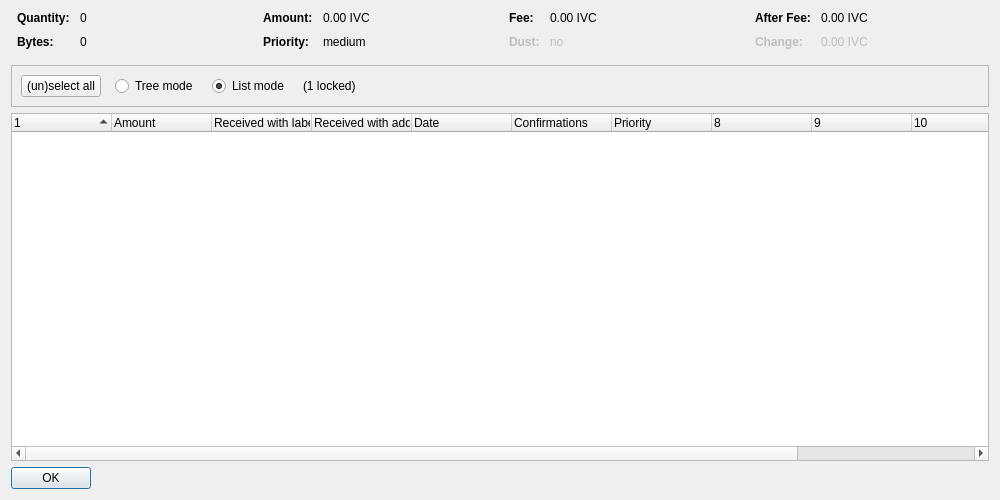
<?xml version="1.0" encoding="UTF-8"?>
<ui version="4.0">
 <class>CoinControlDialog</class>
 <widget class="QDialog" name="CoinControlDialog">
  <property name="geometry">
   <rect>
    <x>0</x>
    <y>0</y>
    <width>1000</width>
    <height>500</height>
   </rect>
  </property>
  <property name="windowTitle">
   <string>Coin Selection</string>
  </property>
  <layout class="QVBoxLayout" name="verticalLayout">
   <item>
    <layout class="QHBoxLayout" name="horizontalLayoutTop" stretch="0,0,0,0">
     <property name="topMargin">
      <number>0</number>
     </property>
     <property name="bottomMargin">
      <number>10</number>
     </property>
     <item>
      <layout class="QFormLayout" name="formLayoutCoinControl1">
       <property name="horizontalSpacing">
        <number>10</number>
       </property>
       <property name="verticalSpacing">
        <number>10</number>
       </property>
       <property name="leftMargin">
        <number>6</number>
       </property>
       <property name="rightMargin">
        <number>6</number>
       </property>
       <item row="0" column="0">
        <widget class="QLabel" name="labelCoinControlQuantityText">
         <property name="font">
          <font>
           <weight>75</weight>
           <bold>true</bold>
          </font>
         </property>
         <property name="text">
          <string>Quantity:</string>
         </property>
        </widget>
       </item>
       <item row="0" column="1">
        <widget class="QLabel" name="labelCoinControlQuantity">
         <property name="cursor">
          <cursorShape>IBeamCursor</cursorShape>
         </property>
         <property name="contextMenuPolicy">
          <enum>Qt::ActionsContextMenu</enum>
         </property>
         <property name="text">
          <string notr="true">0</string>
         </property>
         <property name="textInteractionFlags">
          <set>Qt::LinksAccessibleByMouse|Qt::TextSelectableByKeyboard|Qt::TextSelectableByMouse</set>
         </property>
        </widget>
       </item>
       <item row="1" column="0">
        <widget class="QLabel" name="labelCoinControlBytesText">
         <property name="font">
          <font>
           <weight>75</weight>
           <bold>true</bold>
          </font>
         </property>
         <property name="text">
          <string>Bytes:</string>
         </property>
        </widget>
       </item>
       <item row="1" column="1">
        <widget class="QLabel" name="labelCoinControlBytes">
         <property name="cursor">
          <cursorShape>IBeamCursor</cursorShape>
         </property>
         <property name="contextMenuPolicy">
          <enum>Qt::ActionsContextMenu</enum>
         </property>
         <property name="text">
          <string notr="true">0</string>
         </property>
         <property name="textInteractionFlags">
          <set>Qt::LinksAccessibleByMouse|Qt::TextSelectableByKeyboard|Qt::TextSelectableByMouse</set>
         </property>
        </widget>
       </item>
      </layout>
     </item>
     <item>
      <layout class="QFormLayout" name="formLayoutCoinControl2">
       <property name="horizontalSpacing">
        <number>10</number>
       </property>
       <property name="verticalSpacing">
        <number>10</number>
       </property>
       <property name="leftMargin">
        <number>6</number>
       </property>
       <property name="rightMargin">
        <number>6</number>
       </property>
       <item row="0" column="0">
        <widget class="QLabel" name="labelCoinControlAmountText">
         <property name="font">
          <font>
           <weight>75</weight>
           <bold>true</bold>
          </font>
         </property>
         <property name="text">
          <string>Amount:</string>
         </property>
        </widget>
       </item>
       <item row="0" column="1">
        <widget class="QLabel" name="labelCoinControlAmount">
         <property name="cursor">
          <cursorShape>IBeamCursor</cursorShape>
         </property>
         <property name="contextMenuPolicy">
          <enum>Qt::ActionsContextMenu</enum>
         </property>
         <property name="text">
          <string notr="true">0.00 IVC</string>
         </property>
         <property name="textInteractionFlags">
          <set>Qt::LinksAccessibleByMouse|Qt::TextSelectableByKeyboard|Qt::TextSelectableByMouse</set>
         </property>
        </widget>
       </item>
       <item row="1" column="0">
        <widget class="QLabel" name="labelCoinControlPriorityText">
         <property name="font">
          <font>
           <weight>75</weight>
           <bold>true</bold>
          </font>
         </property>
         <property name="text">
          <string>Priority:</string>
         </property>
        </widget>
       </item>
       <item row="1" column="1">
        <widget class="QLabel" name="labelCoinControlPriority">
         <property name="cursor">
          <cursorShape>IBeamCursor</cursorShape>
         </property>
         <property name="contextMenuPolicy">
          <enum>Qt::ActionsContextMenu</enum>
         </property>
         <property name="text">
          <string notr="true">medium</string>
         </property>
         <property name="textInteractionFlags">
          <set>Qt::LinksAccessibleByMouse|Qt::TextSelectableByKeyboard|Qt::TextSelectableByMouse</set>
         </property>
        </widget>
       </item>
      </layout>
     </item>
     <item>
      <layout class="QFormLayout" name="formLayoutCoinControl3">
       <property name="horizontalSpacing">
        <number>10</number>
       </property>
       <property name="verticalSpacing">
        <number>10</number>
       </property>
       <property name="leftMargin">
        <number>6</number>
       </property>
       <property name="rightMargin">
        <number>6</number>
       </property>
       <item row="0" column="0">
        <widget class="QLabel" name="labelCoinControlFeeText">
         <property name="font">
          <font>
           <weight>75</weight>
           <bold>true</bold>
          </font>
         </property>
         <property name="text">
          <string>Fee:</string>
         </property>
        </widget>
       </item>
       <item row="0" column="1">
        <widget class="QLabel" name="labelCoinControlFee">
         <property name="cursor">
          <cursorShape>IBeamCursor</cursorShape>
         </property>
         <property name="contextMenuPolicy">
          <enum>Qt::ActionsContextMenu</enum>
         </property>
         <property name="text">
          <string notr="true">0.00 IVC</string>
         </property>
         <property name="textInteractionFlags">
          <set>Qt::LinksAccessibleByMouse|Qt::TextSelectableByKeyboard|Qt::TextSelectableByMouse</set>
         </property>
        </widget>
       </item>
       <item row="1" column="0">
        <widget class="QLabel" name="labelCoinControlLowOutputText">
         <property name="enabled">
          <bool>false</bool>
         </property>
         <property name="font">
          <font>
           <weight>75</weight>
           <bold>true</bold>
          </font>
         </property>
         <property name="text">
          <string>Dust:</string>
         </property>
        </widget>
       </item>
       <item row="1" column="1">
        <widget class="QLabel" name="labelCoinControlLowOutput">
         <property name="enabled">
          <bool>false</bool>
         </property>
         <property name="cursor">
          <cursorShape>IBeamCursor</cursorShape>
         </property>
         <property name="contextMenuPolicy">
          <enum>Qt::ActionsContextMenu</enum>
         </property>
         <property name="text">
          <string notr="true">no</string>
         </property>
         <property name="textInteractionFlags">
          <set>Qt::LinksAccessibleByMouse|Qt::TextSelectableByKeyboard|Qt::TextSelectableByMouse</set>
         </property>
        </widget>
       </item>
      </layout>
     </item>
     <item>
      <layout class="QFormLayout" name="formLayoutCoinControl4">
       <property name="horizontalSpacing">
        <number>10</number>
       </property>
       <property name="verticalSpacing">
        <number>10</number>
       </property>
       <property name="leftMargin">
        <number>6</number>
       </property>
       <property name="rightMargin">
        <number>6</number>
       </property>
       <item row="0" column="0">
        <widget class="QLabel" name="labelCoinControlAfterFeeText">
         <property name="font">
          <font>
           <weight>75</weight>
           <bold>true</bold>
          </font>
         </property>
         <property name="text">
          <string>After Fee:</string>
         </property>
        </widget>
       </item>
       <item row="0" column="1">
        <widget class="QLabel" name="labelCoinControlAfterFee">
         <property name="cursor">
          <cursorShape>IBeamCursor</cursorShape>
         </property>
         <property name="contextMenuPolicy">
          <enum>Qt::ActionsContextMenu</enum>
         </property>
         <property name="text">
          <string notr="true">0.00 IVC</string>
         </property>
         <property name="textInteractionFlags">
          <set>Qt::LinksAccessibleByMouse|Qt::TextSelectableByKeyboard|Qt::TextSelectableByMouse</set>
         </property>
        </widget>
       </item>
       <item row="1" column="0">
        <widget class="QLabel" name="labelCoinControlChangeText">
         <property name="enabled">
          <bool>false</bool>
         </property>
         <property name="font">
          <font>
           <weight>75</weight>
           <bold>true</bold>
          </font>
         </property>
         <property name="text">
          <string>Change:</string>
         </property>
        </widget>
       </item>
       <item row="1" column="1">
        <widget class="QLabel" name="labelCoinControlChange">
         <property name="enabled">
          <bool>false</bool>
         </property>
         <property name="cursor">
          <cursorShape>IBeamCursor</cursorShape>
         </property>
         <property name="contextMenuPolicy">
          <enum>Qt::ActionsContextMenu</enum>
         </property>
         <property name="text">
          <string notr="true">0.00 IVC</string>
         </property>
         <property name="textInteractionFlags">
          <set>Qt::LinksAccessibleByMouse|Qt::TextSelectableByKeyboard|Qt::TextSelectableByMouse</set>
         </property>
        </widget>
       </item>
      </layout>
     </item>
    </layout>
   </item>
   <item>
    <widget class="QFrame" name="frame">
     <property name="minimumSize">
      <size>
       <width>0</width>
       <height>40</height>
      </size>
     </property>
     <property name="frameShape">
      <enum>QFrame::StyledPanel</enum>
     </property>
     <property name="frameShadow">
      <enum>QFrame::Sunken</enum>
     </property>
     <layout class="QHBoxLayout" name="horizontalLayout">
      <item>
       <layout class="QHBoxLayout" name="horizontalLayoutPanel" stretch="0,0,0,0,0">
        <property name="spacing">
         <number>14</number>
        </property>
        <item>
         <widget class="QPushButton" name="pushButtonSelectAll">
          <property name="sizePolicy">
           <sizepolicy hsizetype="Maximum" vsizetype="Fixed">
            <horstretch>0</horstretch>
            <verstretch>0</verstretch>
           </sizepolicy>
          </property>
          <property name="text">
           <string>(un)select all</string>
          </property>
          <property name="autoDefault">
           <bool>false</bool>
          </property>
         </widget>
        </item>
        <item>
         <widget class="QRadioButton" name="radioTreeMode">
          <property name="sizePolicy">
           <sizepolicy hsizetype="Maximum" vsizetype="Fixed">
            <horstretch>0</horstretch>
            <verstretch>0</verstretch>
           </sizepolicy>
          </property>
          <property name="text">
           <string>Tree mode</string>
          </property>
         </widget>
        </item>
        <item>
         <widget class="QRadioButton" name="radioListMode">
          <property name="sizePolicy">
           <sizepolicy hsizetype="Maximum" vsizetype="Fixed">
            <horstretch>0</horstretch>
            <verstretch>0</verstretch>
           </sizepolicy>
          </property>
          <property name="text">
           <string>List mode</string>
          </property>
          <property name="checked">
           <bool>true</bool>
          </property>
         </widget>
        </item>
        <item>
         <widget class="QLabel" name="labelLocked">
          <property name="text">
           <string notr="true">(1 locked)</string>
          </property>
         </widget>
        </item>
        <item>
         <spacer name="horizontalSpacer">
          <property name="orientation">
           <enum>Qt::Horizontal</enum>
          </property>
          <property name="sizeHint" stdset="0">
           <size>
            <width>40</width>
            <height>20</height>
           </size>
          </property>
         </spacer>
        </item>
       </layout>
      </item>
     </layout>
    </widget>
   </item>
   <item>
    <widget class="CoinControlTreeWidget" name="treeWidget">
     <property name="contextMenuPolicy">
      <enum>Qt::CustomContextMenu</enum>
     </property>
     <property name="sortingEnabled">
      <bool>false</bool>
     </property>
     <property name="columnCount">
      <number>12</number>
     </property>
     <attribute name="headerShowSortIndicator" stdset="0">
      <bool>true</bool>
     </attribute>
     <attribute name="headerStretchLastSection">
      <bool>false</bool>
     </attribute>
     <column>
      <property name="text">
       <string/>
      </property>
     </column>
     <column>
      <property name="text">
       <string>Amount</string>
      </property>
     </column>
     <column>
      <property name="text">
       <string>Received with label</string>
      </property>
     </column>
     <column>
      <property name="text">
       <string>Received with address</string>
      </property>
     </column>
     <column>
      <property name="text">
       <string>Date</string>
      </property>
     </column>
     <column>
      <property name="text">
       <string>Confirmations</string>
      </property>
      <property name="toolTip">
       <string>Confirmed</string>
      </property>
     </column>
     <column>
      <property name="text">
       <string>Priority</string>
      </property>
     </column>
     <column>
      <property name="text">
       <string/>
      </property>
     </column>
     <column>
      <property name="text">
       <string/>
      </property>
     </column>
     <column>
      <property name="text">
       <string/>
      </property>
     </column>
     <column>
      <property name="text">
       <string/>
      </property>
     </column>
     <column>
      <property name="text">
       <string/>
      </property>
     </column>
    </widget>
   </item>
   <item>
    <widget class="QDialogButtonBox" name="buttonBox">
     <property name="sizePolicy">
      <sizepolicy hsizetype="Maximum" vsizetype="Fixed">
       <horstretch>0</horstretch>
       <verstretch>0</verstretch>
      </sizepolicy>
     </property>
     <property name="orientation">
      <enum>Qt::Horizontal</enum>
     </property>
     <property name="standardButtons">
      <set>QDialogButtonBox::Ok</set>
     </property>
    </widget>
   </item>
  </layout>
 </widget>
 <customwidgets>
  <customwidget>
   <class>CoinControlTreeWidget</class>
   <extends>QTreeWidget</extends>
   <header>coincontroltreewidget.h</header>
  </customwidget>
 </customwidgets>
 <resources/>
 <connections/>
</ui>
